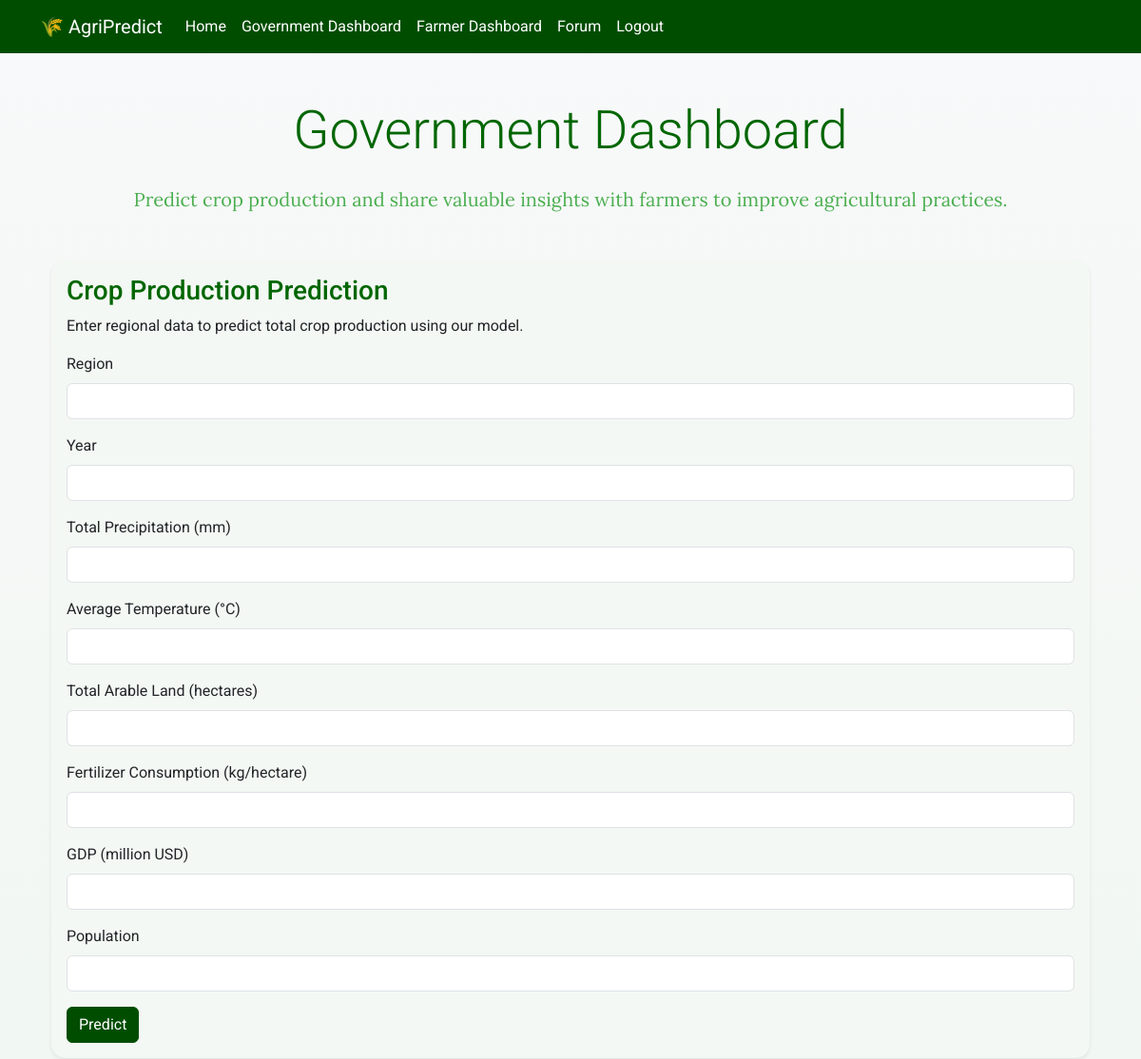
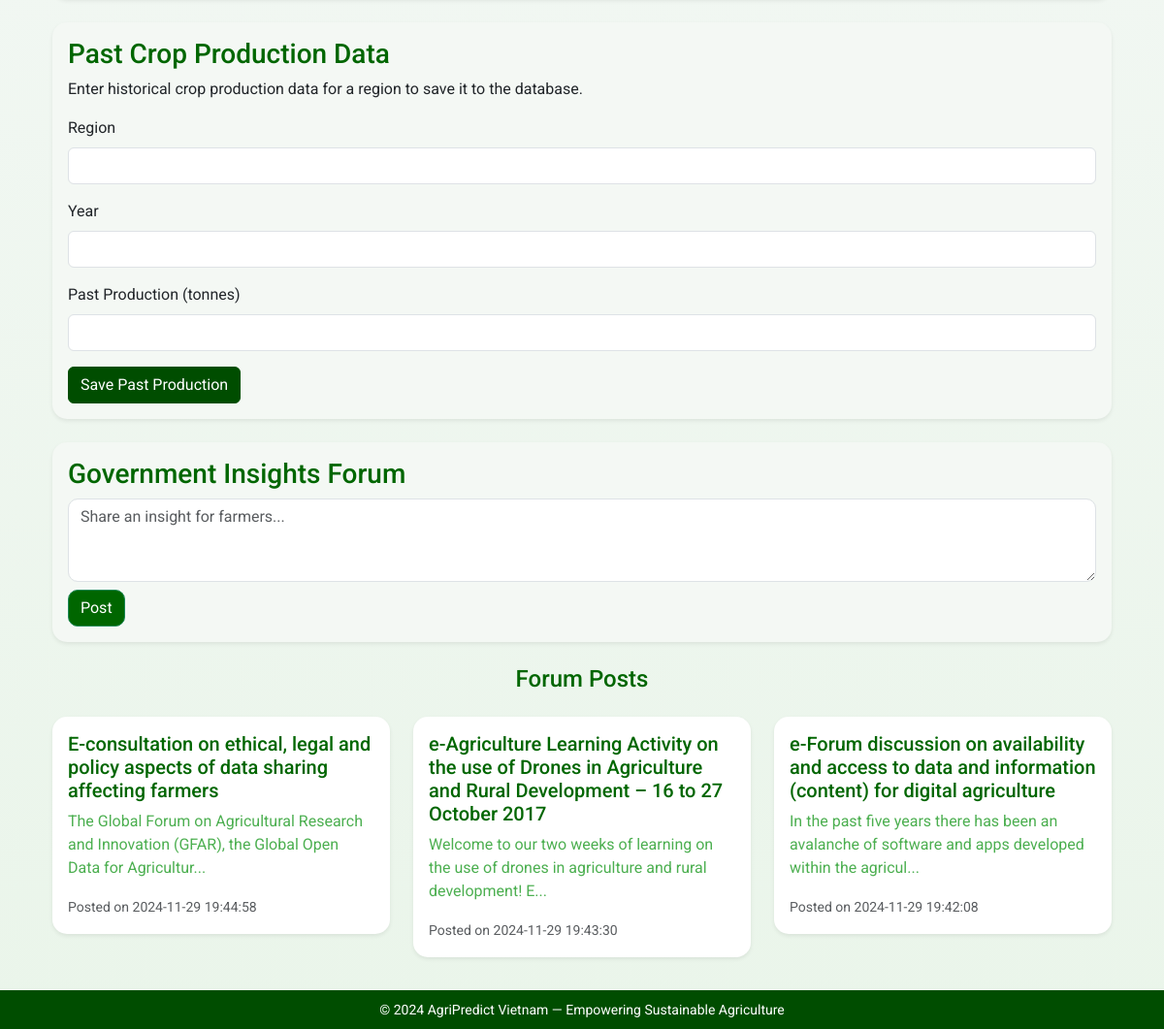
The page /government_dashboard (signed in) on the database its author committed (2 pictures, top to bottom).
### app/models.py (models this page shows, shortened)
class Post(db.Model):
    id = db.Column(db.Integer, primary_key=True) # Unique post ID
    author_id = db.Column(db.Integer, db.ForeignKey('user.id'), nullable=False, index=True) # Author's user ID
    title = db.Column(db.String(128), nullable=True) # Optional title for the post
    content = db.Column(db.Text, nullable=False) # Post content
    timestamp = db.Column(
        db.DateTime,
        index=True,
        default=lambda: datetime.utcnow().replace(tzinfo=timezone.utc).astimezone(gmt_plus_8),
        nullable=False
    ) # Creation timestamp with GMT+8 timezone
    author = db.relationship('User', backref='posts', lazy=True) # Post's author
    likes = db.relationship(
        'PostLike', backref='liked_post', lazy=True, cascade="all, delete-orphan", overlaps="post_likes,liked_post"
    ) # Likes associated with the post
    likes_count = db.Column(db.Integer, default=0) # Track the number of likes on the post

### app/routes.py (the view, shortened to what this page needs)
@application.route('/government_dashboard', methods=['GET', 'POST'])
@login_required
def government_dashboard():
    prefix = getattr(application.wsgi_app, 'prefix', '')[:-1]
    if not current_user.is_government():
        flash('Only government officials can access their dashboard.')
        return redirect(url_for('index'))
    prediction_form = PredictionForm()
    past_production_form = PastProductionForm()
    posts = Post.query.order_by(Post.timestamp.desc()).all()
    return render_template('government_dashboard.html',
                           title="Government Dashboard",
                           prediction_form=prediction_form,
                           past_production_form=past_production_form,
                           posts=posts,
                           prefix=prefix)

### app/forms.py
class PredictionForm(FlaskForm):
    region = StringField('Region', validators=[DataRequired()])
    year = IntegerField('Year', validators=[DataRequired()])
    total_precipitation = FloatField('Total Precipitation (mm)', validators=[DataRequired()])
    average_temperature = FloatField('Average Temperature (°C)', validators=[DataRequired()])
    total_arable_land = FloatField('Total Arable Land (hectares)', validators=[DataRequired()])
    fertilizer_consumption = FloatField('Fertilizer Consumption (kg/hectare)', validators=[DataRequired()])
    gdp = FloatField('GDP (million USD)', validators=[DataRequired()])
    population = IntegerField('Population', validators=[DataRequired()])
    submit = SubmitField('Predict')

class PastProductionForm(FlaskForm):
    region = StringField('Region', validators=[DataRequired()])
    year = IntegerField('Year', validators=[DataRequired()])
    production = FloatField('Past Production (tonnes)', validators=[DataRequired()])
    submit = SubmitField('Save Past Production')

### app/models.py (called while the page is built)
@login.user_loader
def load_user(id):
    return User.query.get(int(id))

    def is_government(self):
        return self.role == "government"

### app/templates/government_dashboard.html
{% extends "base.html" %}
{% import "bootstrap5/form.html" as wtf %}
{% block app_content %}
<div class="container mt-5">
    <h1 class="display-4 text-center mb-4" style="font-family: 'Roboto', sans-serif; color: #006600;">Government Dashboard</h1>
    <p class="lead text-center mb-5" style="font-family: 'Lora', serif; color: #4CAF50;">Predict crop production and share valuable insights with farmers to improve agricultural practices.</p>
    <div class="card shadow-sm mb-4" style="border-radius: 15px; background-color: #f4f8f4;">
        <div class="card-body">
            <h3 class="card-title" style="color: #006600;">Crop Production Prediction</h3>
            <p>Enter regional data to predict total crop production using our model.</p>
            <form method="POST" action="{{ url_for('government_dashboard') }}">
                {{ wtf.render_form(prediction_form) }}
            </form>
        </div>
    </div>
    <div class="card shadow-sm mb-4" style="border-radius: 15px; background-color: #f4f8f4;">
        <div class="card-body">
            <h3 class="card-title" style="color: #006600;">Past Crop Production Data</h3>
            <p>Enter historical crop production data for a region to save it to the database.</p>
            <form method="POST" action="{{ url_for('government_dashboard') }}">
                {{ wtf.render_form(past_production_form) }}
            </form>
        </div>
    </div>
    <div class="card shadow-sm mb-4" style="border-radius: 15px; background-color: #f4f8f4;">
        <div class="card-body">
            <h3 class="card-title" style="color: #006600;">Government Insights Forum</h3>
            <form method="POST" action="{{ url_for('add_post') }}">
                <div class="form-group">
                    <textarea class="form-control" id="forumPost" name="content" placeholder="Share an insight for farmers..." rows="3" required style="border-radius: 10px;"></textarea>
                </div>
                <button type="submit" class="btn btn-success mt-2" style="border-radius: 10px; background-color: #006600;">Post</button>
            </form>
        </div>
    </div>
    <h4 class="text-center mb-4" style="color: #006600;">Forum Posts</h4>
    <div class="row">
        {% for post in posts %}
        <div class="col-md-6 col-lg-4 mb-4">
            <div class="card shadow-sm" style="border-radius: 15px; background-color: #fff;">
                <div class="card-body">
                    <h5 class="card-title">
                        <a href="{{ url_for('view_post', post_id=post.id) }}" class="text-decoration-none" style="color: #006600;">
                            {{ post.title or "Untitled Post" }}
                        </a>
                    </h5>
                    <p class="card-text" style="color: #4CAF50;">{{ post.content[:100] }}...</p>
                    <small class="text-muted">Posted on {{ post.timestamp.strftime('%Y-%m-%d %H:%M:%S') }}</small>
                </div>
            </div>
        </div>
        {% else %}
        <p class="text-warning text-center">No posts available yet. Be the first to share an insight!</p>
        {% endfor %}
    </div>
</div>
{% endblock %}

### app/templates/base.html (style rules this page uses)
body { font-family: 'Roboto', sans-serif; background: linear-gradient(to bottom, #f8f9fa, #eaf5ea); color: #333; padding-bottom: 50px; }
.card { border: none; background: #fff; box-shadow: 0 4px 8px rgba(0, 0, 0, 0.1); }
.btn-primary { background-color: #004d00; border-color: #004d00; }

### rows shown on the page
Post: title "E-consultation on ethical, legal and policy aspects of data sharing affecting farmers", content "The Global Forum on Agricultural Research and Innovation (GFAR), the Global Open Data for Agricultur", timestamp "2024-11-29 19:44:58"
Post: title "e-Agriculture Learning Activity on the use of Drones in Agriculture and Rural Development – 16 to 27 October 2017", content "Welcome to our two weeks of learning on the use of drones in agriculture and rural development! E", timestamp "2024-11-29 19:43:30"
Post: title "e-Forum discussion on availability and access to data and information (content) for digital agriculture", content "In the past five years there has been an avalanche of software and apps developed within the agricul", timestamp "2024-11-29 19:42:08"
